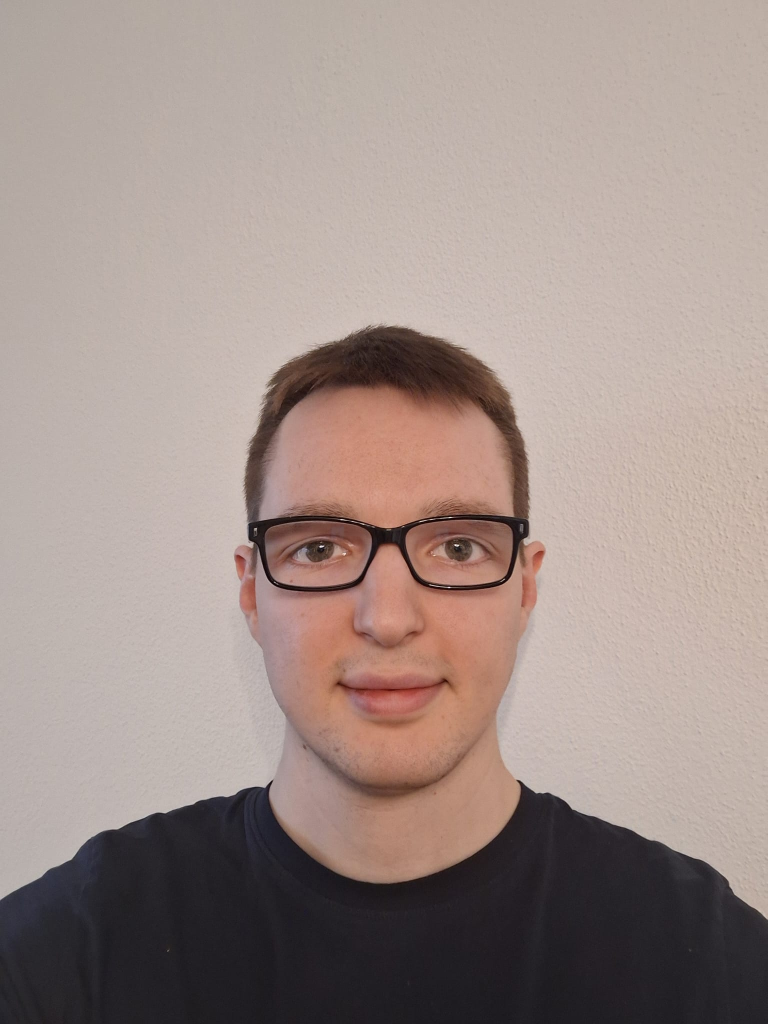
#> input picture Server/tests/Full_Test/Test_files/1.jpeg, 1536 x 2048 px (shown at 1/2 size); its folder holds only this picture in this run
$ python -i Bildformatieren.py   (imports and definitions only)
#> lines starting #> are read from the running program, lines starting #| are printed output that depends on the picture
import os
import time
from PIL import Image, ExifTags

# Ordnerpfade
test_folder = "Serverordner"
formatted_folder = "Formatted"
# [1 line not run here, left out]


# Bildformatierung
def format_image(image_path):
    try:
        with Image.open(image_path) as img:

            # Exif-Rotation erkennen und korrigieren
#> img is the input picture: PIL image 1536x2048 RGB; mean R, G, B 159.8, 143.4, 137.6
            try:
                for orientation in ExifTags.TAGS.keys():
                    if ExifTags.TAGS[orientation] == 'Orientation':
                        break
                exif = img._getexif()
                if exif is not None:
                    orientation = exif.get(orientation, None)
                    if orientation == 3:
                        img = img.rotate(180, expand=True)
                    elif orientation == 6:
                        img = img.rotate(270, expand=True)
                    elif orientation == 8:
                        img = img.rotate(90, expand=True)
            except Exception as e:
                print(f"Fehler bei der Exif-Rotation: {e}")

            # Bild in RGB konvertieren und Größe anpassen
            img = img.convert("RGB")
            img = img.resize((800, 600))
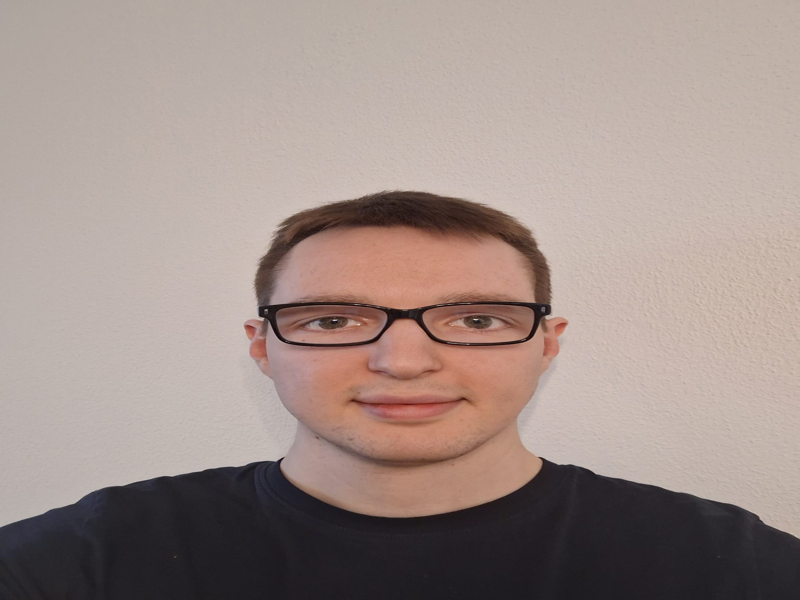
#> img: PIL image 800x600 RGB; mean R, G, B 159.8, 143.4, 137.6

            # Dateiname ohne Pfad und ohne Endung
            filename = os.path.splitext(os.path.basename(image_path))[0]
            formatted_path = os.path.join(formatted_folder, f"formatted_{filename}.jpg")

            # Bild speichern
            img.save(formatted_path, "JPEG", quality=80)
            print(f"Bild erfolgreich formatiert: {formatted_path}")
    except Exception as e:
        print(f"Fehler bei der Formatierung von {image_path}: {e}")


# [11 lines not run here, left out]

>>> result = format_image('../Server/tests/Full_Test/Test_files/1.jpeg')
